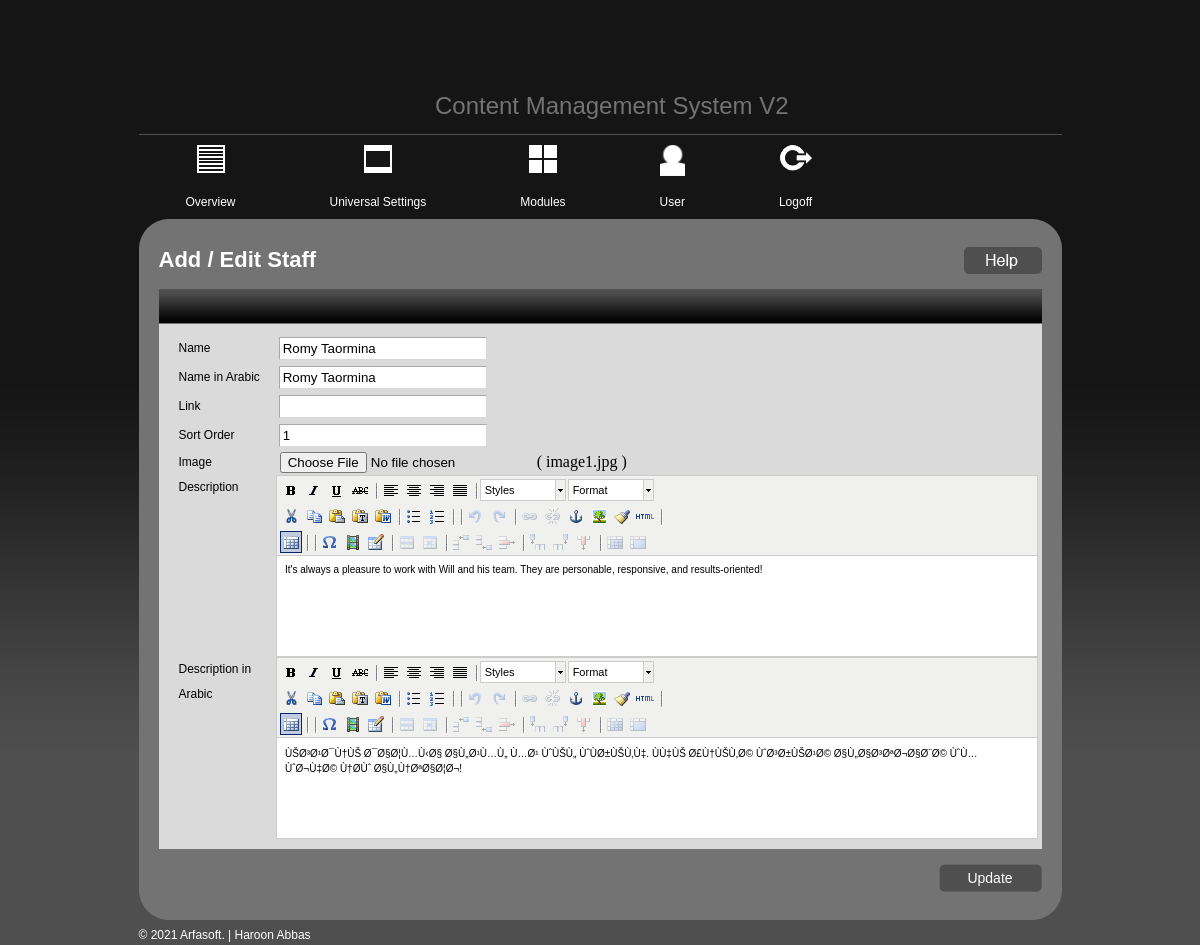
Screenshot of /admin/new_review.php?args1=1 (signed in) with the database file from the repository.
### tables this page shows
CREATE TABLE `clientreviews_tbl` (
  `id` int(11) NOT NULL,
  `title` varchar(255) NOT NULL,
  `image` varchar(255) NOT NULL,
  `link` varchar(255) NOT NULL,
  `sortorder` int(11) NOT NULL,
  `ar_title` text NOT NULL,
  `ar_description` text NOT NULL,
  `description` text NOT NULL,
  `status` int(11) DEFAULT '1'
);

### includes/db_wrapper.php (called while the page is built, shortened)
<?php
class mysqldb
{
    var $host;
    var $user;
    var $password;
    var $db_name;
    var $connection = false;
    var $result;
    var $error_level = 0;
    var $error_desc = "No errors";
    var $num_rows = 0;
    public function __construct($host, $user, $password, $db_name, $port)
    {
        $this->host = isset($host) ? $host : "localhost";
        $this->user = isset($user) ? $user : "root";
        $this->password = isset($password) ? $password : "";
        $this->db_name = isset($db_name) ? $db_name : "cms_db";
    }
    function connect($is_persistent = false)
    {
        if (!$is_persistent)
        {
            $this->connection = @mysqli_connect($this->host, $this->user, $this->password, $this->db_name);
        }
        else
        {
            $this->connection = @mysql_pconnect($this->host, $this->user, $this->password, $this->db_name);
        }
    }
    function error_report()
    {
        $this->error_level = mysqli_errno($this->connection);
        $this->error_desc = mysqli_error($this->connection);
    }
    function query($sqlString)
    {
        $this->sqlString = $sqlString;
        if ($this->connection !== false)
        {
            $this->result = mysqli_query($this->connection, $sqlString);
            if ($this->result)
            {
                $this->affected_rows = mysqli_affected_rows($this->connection);
                if (is_object($this->result))
                {
                    $this->num_rows = mysqli_num_rows($this->result);
                }
                return true;
            }
            else
            {
                $this->affected_rows = 0;
                $this->num_rows = 0;
                $this->add_debug_message(date("d/m/Y - H:i:s") . " - OPERATION FAILED: Executed [" . $this->sqlString . "] got " . $this->error_level . " " . $this->error_desc . "\r\n");
                return false;
            }
        }
        else
        {
            $this->affected_rows = 0;
            $this->num_rows = 0;
            $this->add_debug_message(date("d/m/Y - H:i:s") . " - OPERATION FAILED: No database open OR no SQL command provided" . "\r\n");
            return false;
        }
    }
    function fetch_assoc()
    {
        return mysqli_fetch_assoc($this->result);
    }
    function fetch_row($table_name, $where = false, $parameters = array())
    {
        $range = (isset($parameters['range']) && !empty($parameters['range'])) ? $parameters['range'] : " * ";
        $queryString = "SELECT $range FROM $table_name ";
        if ($where != false) $queryString .= " WHERE $where LIMIT 1";
        $this->query($queryString);
        if ($this->num_rows < 1)
        {
            return false;
        }
        else
        {
            return $this->fetch_assoc();
        }
    }
}
$mysql = new mysqldb(DB_HOST, DB_USER, DB_PASSWORD, DB_NAME, DB_PORT);
?>

### admin/includes/utility.php (called while the page is built, shortened)
<?php
	function cleaninputfield($mysql,$value){
		return mysqli_real_escape_string($mysql->connection,$value);
	}
	?>

### admin/new_review.php (the view, shortened to what this page needs)
<?php
	include_once("../includes/config.php");
	include_once("../includes/db_wrapper.php");
	include_once("includes/utility.php");
	?>
<!DOCTYPE html PUBLIC "-//W3C//DTD XHTML 1.0 Transitional//EN" "http://www.w3.org/TR/xhtml1/DTD/xhtml1-transitional.dtd">
<html xmlns="http://www.w3.org/1999/xhtml">
<head>
<?php
	include_once("widgets/meta_tags.php");
	?>	<script type="text/javascript" src="tiny_mce/tiny_mce.js"></script>	<script type="text/javascript" src="tiny.js"></script>
</head>
<body>
	<div class="wrap">
		<?php
			include_once("widgets/header.php");
			include_once("widgets/top_menu.php");
			?>
		<div class="container-top"></div>
		<?php
			if(isset($_GET['args1'])){
				$args1 =cleaninputfield($mysql,$_GET['args1']);
				$postrow = $mysql->fetch_row("clientreviews_tbl","id=$args1");
			}
			?>
		<form action="" method="post" name="custom_form" id="custom_form" enctype="multipart/form-data">
		<div class="container">
			<h2>Add / Edit Staff</h2>
			<div class="rightbtn">
				<a href="#"><img src="images/helpbtn.png" border="0" alt="help" /></a>
			</div>
			<div class="content">
			<div class="content-bar"></div>
			<table width="100%" border="0" cellspacing="0" cellpadding="0" class="addpage">
				  <tr>
					<td width="11%"><label for="title">Name</label></td>
					<td width="89%"><input name="title" id="title" type="text" <?php if(isset($postrow)){?> value="<?php echo stripslashes($postrow['title']); ?>"<?php } ?>/></td>
				  </tr>
				<tr>
					<td width="11%"><label for="ar_title">Name in Arabic</label></td>
					<td width="89%"><input name="ar_title" id="ar_title" type="text" <?php if(isset($postrow)){?> value="<?php echo stripslashes($postrow['ar_title']); ?>"<?php } ?>/></td>
				  </tr>
				  <tr>
				    <td><label for="link">Link</label></td>
				    <td><input name="link" id="link" type="text" <?php if(isset($postrow)){?> value="<?php echo stripslashes($postrow['link']); ?>"<?php } ?>/></td>
		        </tr>
				   <tr>
				     <td><label for="sortorder">Sort Order</label></td>
				     <td><?php
						if(isset($postrow)){
							$max_value = $postrow['sortorder'];
						}else{
							$max_value = $mysql->table_max_value("clientreviews_tbl","sortorder");
							$max_value += 1;
						}
						?>
				<input name="sortorder" id="sortorder" type="text" value="<?php echo $max_value; ?>"/></td>
		      </tr>
			  <tr>
					<td width="11%"><label for="image">Image </label></td>
					<td><input type="file" name="image" id="image" /><?php  if(isset($postrow)){?> <?php echo "(   $postrow[image]   )"; } ?>
					</td>
				  </tr>			<tr>			<td valign="top"><label for="description">Description</label></td>
				  <td><textarea name="description" id="description" style="width:97%; height:100px;"><?php if(isset($postrow)){ echo stripslashes($postrow['description']); } ?></textarea></td>
				  </tr>
				  <tr>
				  <td valign="top"><label for="ar_description">Description in Arabic</label></td>
				  <td><textarea name="ar_description" id="ar_description" style="width:97%; height:100px;"><?php if(isset($postrow)){ echo stripslashes($postrow['ar_description']); } ?></textarea></td>
				  </tr>
			  </table>
		</div>
		<div class="addbtn-right">
	<?php
			if(isset($_GET['args1'])){ ?>
				<input name="update" id="update" border="0" type="submit" value="Update" class="addpagebtn" />
	  <?php }else{ ?>
				<input name="add" id="add" border="0" type="submit" value="Add" class="addpagebtn" />
		<?php } ?>
			</div>
		</div>
		</form>
		<div class="container-bottom"></div>
		<?php
			include_once("widgets/footer.php");
			?>
	</div>
</body>
</html>

### admin/style.css (style rules this page uses)
body { margin:0px; padding:0px; background:url(images/bodybg.png) repeat-x; background-color:#4f4f4f; }
.wrap { width:923px; margin:0 auto; }
.container-top { float:left; background:url(images/con-top.png) no-repeat; width:923px; height:28px; }
.container { float:left; width:883px; background:url(images/containerbg.png) repeat-y; padding:0px 20px; }
.container h2 { margin:0px; float:left; font-family:Arial, Helvetica, sans-serif; font-size:22px; font-weight:bold; color:#FFFFFF; }
.rightbtn { float:right; }
.content { float:left; width:883px; background-color:#dadada; margin:15px 0px; }
.content-bar { background:url(images/container-headerbg.png) repeat-x; width:883px; height:35px; }
.content .addpage { margin:10px 20px; }
.content label { color:#000000; font-family:Arial, Helvetica, sans-serif; font-size:12px; line-height:25px; }
.content input[type="text"] { width:200px; -moz-border-radius:3px; border-color:#A8A8A8 #D8D8D8 #D8D8D8 #A8A8A8; border-left:1px solid #A8A8A8; border-style:solid; border-width:1px; margin:3px; padding:3px; }
.addbtn-right { float:left; width:883px; text-align:right; }
.container-bottom { float:left; background:url(images/cont-bottom.png) no-repeat; width:923px; height:28px; }
.addpagebtn { background:url(images/addapage.png) no-repeat; width:103px; height:28px; border:none; padding:0px; color:#FFFFFF; font-family:Arial, Helvetica, sans-serif; font-size:14px; cursor:pointer; }

### admin/tiny_mce/themes/advanced/skins/default/content.css (style rules this page uses)
body, td, pre { color:#000; font-family:Verdana, Arial, Helvetica, sans-serif; font-size:10px; margin:8px; }
body { background:#FFF; }
img { border:0; }
table { cursor:default }
table td, table th { cursor:text }

### rows the page displays
clientreviews_tbl: title "Romy Taormina", ar_title "Romy Taormina", sortorder "1", image "image1.jpg"
